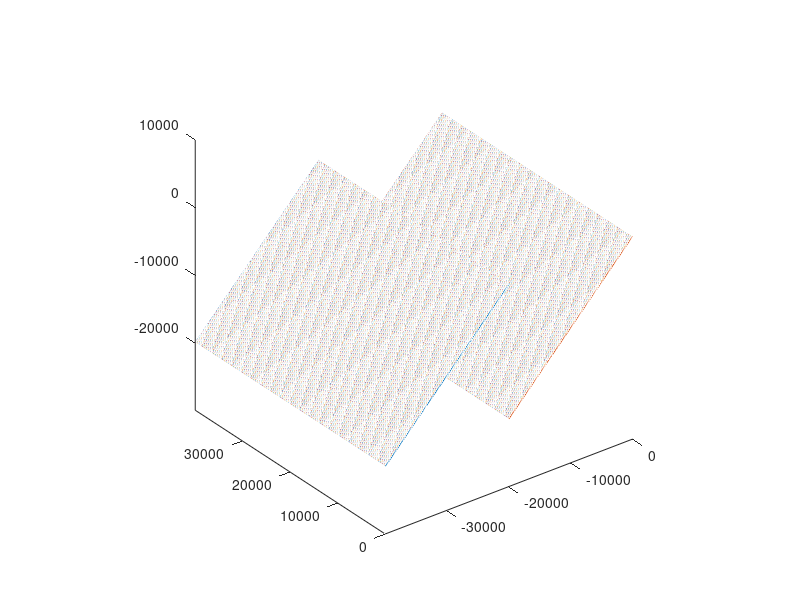
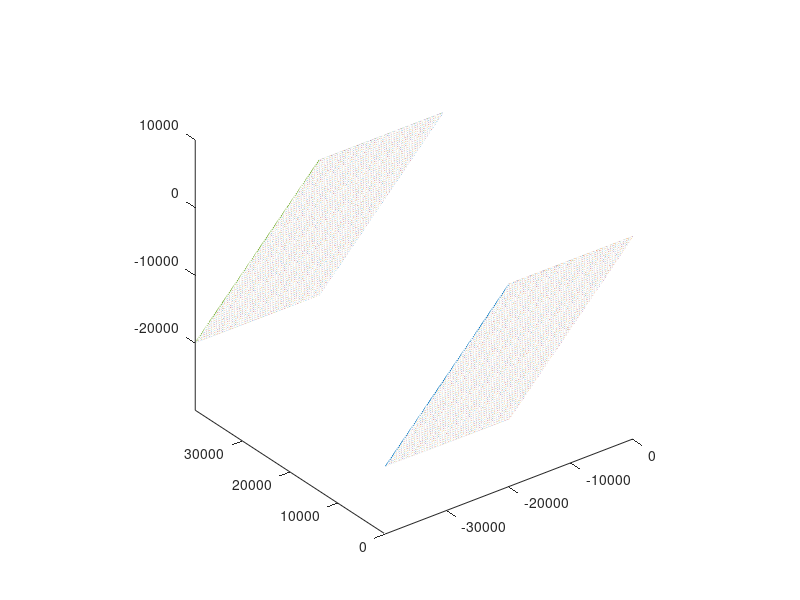
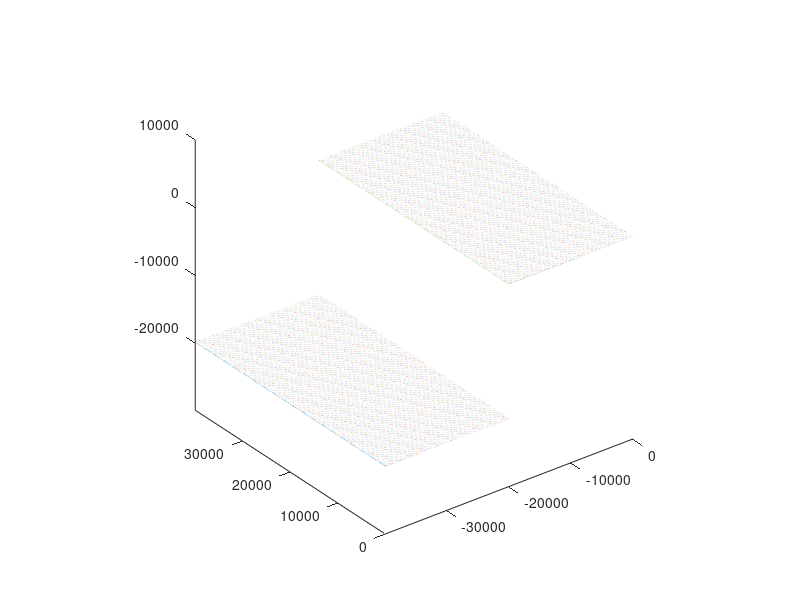
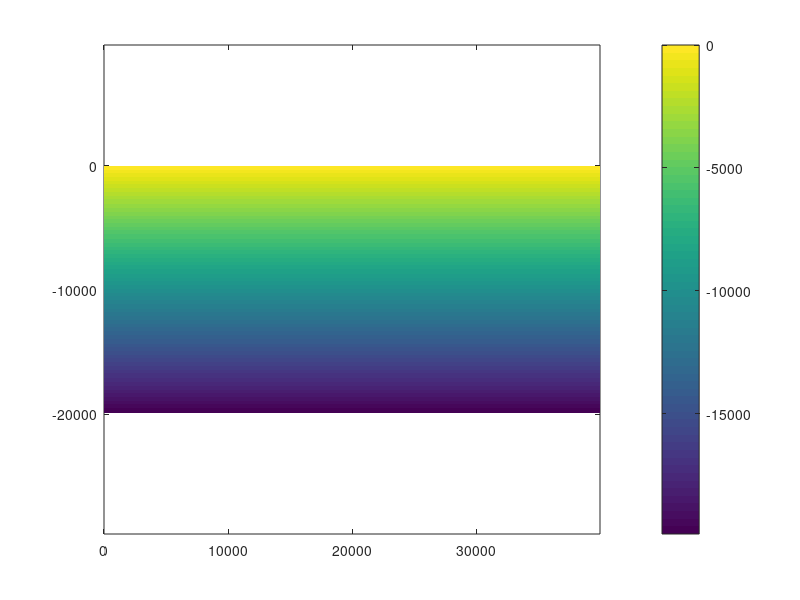

Write MATLAB code to recreate these figures, in order. (Note: this script raises an error after producing the figures.)
% creat 3D boundary data file
% nx ny nz x1(left) x2(right) y1(front) y2(back) z1(bottom) z2(top)

clc;
clear all;
close all;

flag_printf = 1;

nx = 200;
ny = 400;
nz = 200;

dx = 100;
dy = 100;
dz = 100;

origin_x = 0;
origin_y = 0;
origin_z = 0;
bz1 = zeros(ny,nx,3);
bz2 = zeros(ny,nx,3);
by1 = zeros(nz,nx,3);
by2 = zeros(nz,nx,3);
bx1 = zeros(nz,ny,3);
bx2 = zeros(nz,ny,3);
pi=3.1415926;
theta=45/180*pi;
for k=1:nz
  for j=1:ny
    bx1(k,j,1) = origin_x - (nx-1)*dx- (nz-k)*dz*tan(theta);
    bx1(k,j,2) = origin_y + (j-1)*dy;
    bx1(k,j,3) = origin_z - (nz-k)*dz;

    bx2(k,j,1) = origin_x - (nz-k)*dz*tan(theta);
    bx2(k,j,2) = origin_y + (j-1)*dy;
    bx2(k,j,3) = origin_z - (nz-k)*dz;
  end
end

if 0
for k = 1:nz
    for j = 1:ny
        r1 = sqrt((bx2(k,j,2)-10.5e3).^2 + (bx2(k,j,3)+7.5e3).^2);
        r2 = sqrt((bx2(k,j,2)-30.5e3).^2 + (bx2(k,j,3)+7.5e3).^2);
        fxy = 0;
        if(r1 <3e3)
            fxy = 600 * (1+cos(pi*r1/3e3));
        end
        
        if(r2 <3e3)
            fxy = 600 * (1+cos(pi*r2/3e3));
        end
        
        bx2(k,j,1)=bx2(k,j,1)+fxy;
    end
end
end

for j=1:ny
  dx1 = (bx2(1,j,1)-bx1(1,j,1))/(nx-1);
  dx2 = (bx2(nz,j,1)-bx1(nz,j,1))/(nx-1);
  for i=1:nx
    bz1(j,i,1) = bx1(1,j,1) + (i-1)*dx1;
    bz1(j,i,2) = bx1(1,j,2);
    bz1(j,i,3) = bx1(1,j,3);

    bz2(j,i,1) = bx1(nz,j,1) + (i-1)*dx2;
    bz2(j,i,2) = bx1(nz,j,2);
    bz2(j,i,3) = bx1(nz,j,3);
  end
end

for k=1:nz
  dx1 = (bx2(k,1,1) -bx1(k,1,1))/(nx-1);
  dx2 = (bx2(k,ny,1)-bx1(k,ny,1))/(nx-1);
  for i=1:nx
    by1(k,i,1) = bx1(k,1,1) + (i-1)*dx1;
    by1(k,i,2) = bx1(k,1,2);
    by1(k,i,3) = bx1(k,1,3);

    by2(k,i,1) = bx1(k,ny,1) + (i-1)*dx2;
    by2(k,i,2) = bx1(k,ny,2);
    by2(k,i,3) = bx1(k,ny,3);
  end
end

if flag_printf

    figure(1)   
    plot3(bx1(:,:,1),bx1(:,:,2),bx1(:,:,3));
    hold on;
    plot3(bx2(:,:,1),bx2(:,:,2),bx2(:,:,3));
    axis equal;
 
    figure(2)   
    plot3(by1(:,:,1),by1(:,:,2),by1(:,:,3));
    hold on;
    plot3(by2(:,:,1),by2(:,:,2),by2(:,:,3));
    axis equal;
 
    figure(3)   
    plot3(bz1(:,:,1),bz1(:,:,2),bz1(:,:,3));
    hold on;
    plot3(bz2(:,:,1),bz2(:,:,2),bz2(:,:,3));
    axis equal;

    figure(4)

    pcolor(bx2(:,:,2),bx2(:,:,3),bx2(:,:,1));
%     light;
    shading flat
    colorbar
%     axis image
    axis equal;
end

% creat data file
export_bdry;
